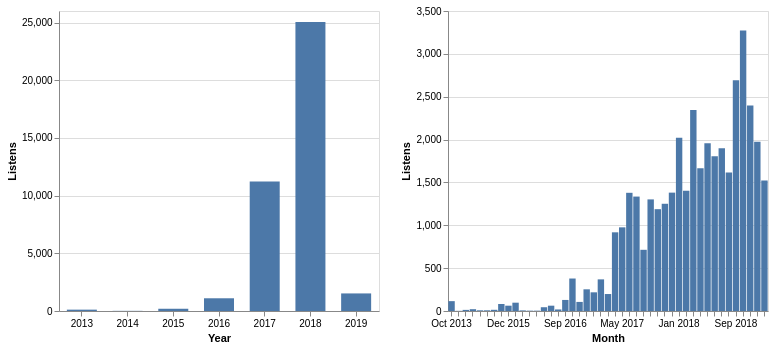

Vega-Lite specification stored for this chart:
### Vega-Lite specification from a JSON file in a GitHub repository (floating-point values rounded to 4 significant figures; data arrays with more than 128 entries replaced by an {"elided": "..."} marker saying what was removed)
{"usermeta": {"embedOptions": {"theme": "latimes"}}, "config": {"view": {"continuousWidth": 400, "continuousHeight": 300}}, "hconcat": [{"mark": {"type": "bar", "size": 30}, "encoding": {"tooltip": [{"type": "quantitative", "aggregate": "sum", "field": "listens"}, {"type": "temporal", "field": "date", "timeUnit": "year"}], "x": {"type": "ordinal", "field": "date", "timeUnit": "year", "title": "Year"}, "y": {"type": "quantitative", "aggregate": "sum", "field": "listens", "title": "Listens"}}, "width": 320.0}, {"mark": "bar", "encoding": {"tooltip": [{"type": "quantitative", "aggregate": "sum", "field": "listens"}, {"type": "temporal", "field": "date", "timeUnit": "yearmonth"}], "x": {"type": "ordinal", "field": "date", "timeUnit": "yearmonth", "title": "Month"}, "y": {"type": "quantitative", "aggregate": "sum", "field": "listens", "title": "Listens"}}, "width": 320.0}], "data": {"name": "data-bbdccaa9ac9ab783d23accc56de671f6"}, "$schema": "https://vega.github.io/schema/vega-lite/v4.8.1.json", "datasets": {"data-bbdccaa9ac9ab783d23accc56de671f6": {"elided": "774 records"}}}
